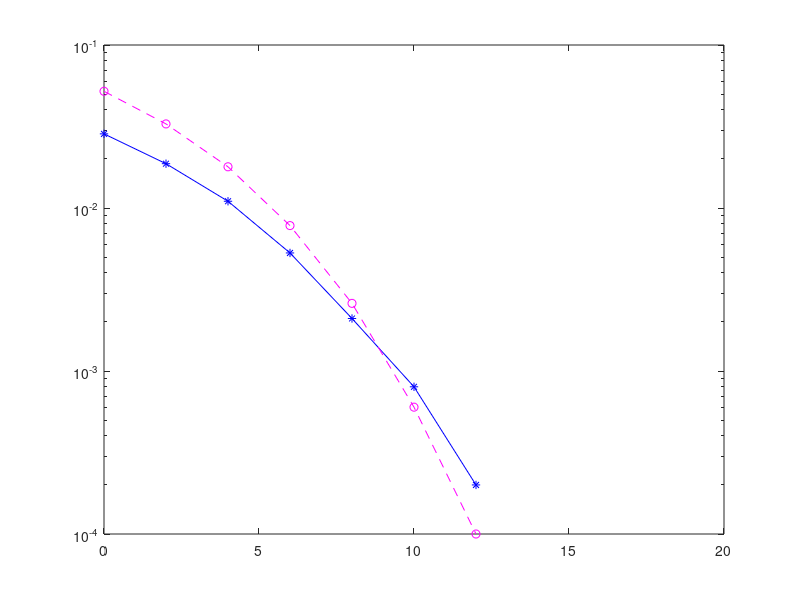

MATLAB code to generate this figure: (Note: this script raises an error after producing the figure.)
uncoded=[0.0285    0.0187    0.0110    0.0053    0.0021    0.0008    0.0002    0.0000    0.0000         0         0]
alamouti=[  0.0520    0.0328    0.0179    0.0078    0.0026    0.0006    0.0001         0    0.0000         0         0]
Ostbc_four_Tx=[ 0.0587    0.0408    0.0255    0.0130    0.0051    0.0014    0.0002    0.0000         0         0         0 ]
Ostbc_three_Tx=[0.0732    0.0505    0.0323    0.0159    0.0064    0.0017    0.0003    0.0000    0.0000         0         0]
SNR=[0:2:20];
semilogy(SNR,uncoded,'-b*')
hold on

semilogy(SNR,alamouti,'--mo')

semilogy(SNR,ostbc_three_TX,':r*')

semilogy(SNR,ostbc_four_TX,'--go')

legend('Uncoded,8PSK(1Tx,4Rx)','alamouti OSTBC,8PSK(2Tx,4Rx)','Rate 3/4 OSTBC,16QAM(4Tx,4Rx)','Rate 3/4 OSTBC,16QAM(3Tx,4Rx)')

xlabel('SNR(db)')
ylabel('BER')
grid on;
title('3bit/(sHZ),4 receive antennas')